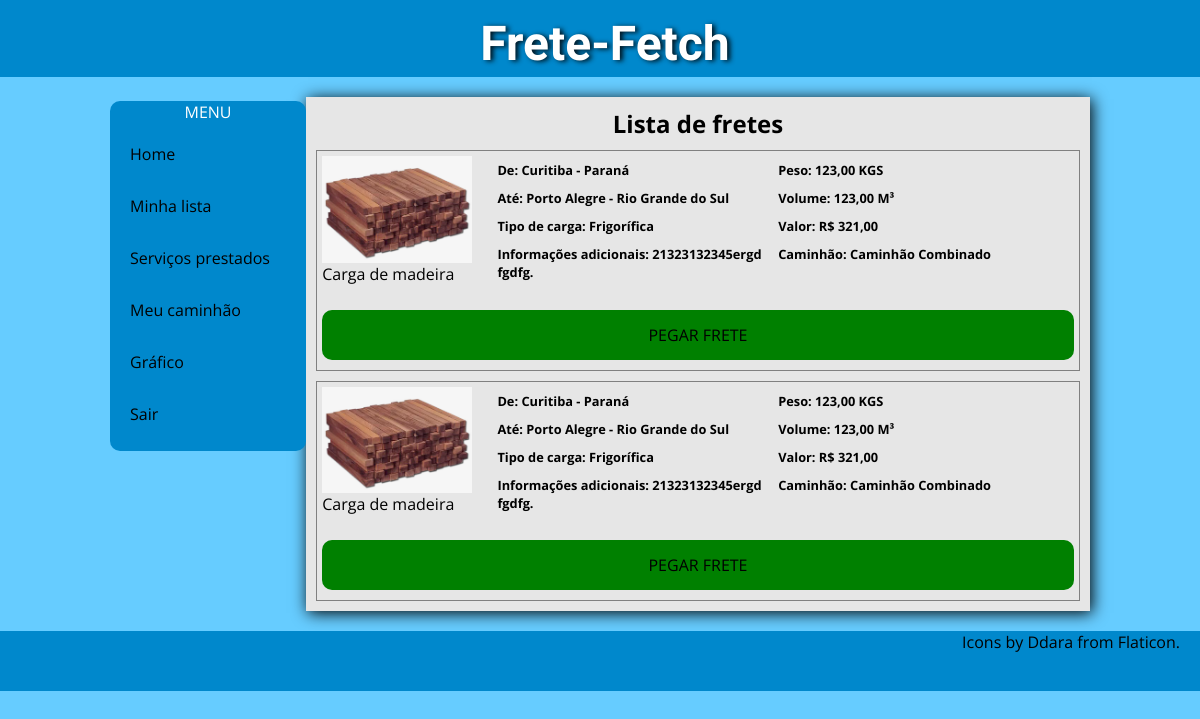
The page /fretes.php (signed in) on the database as committed earlier.
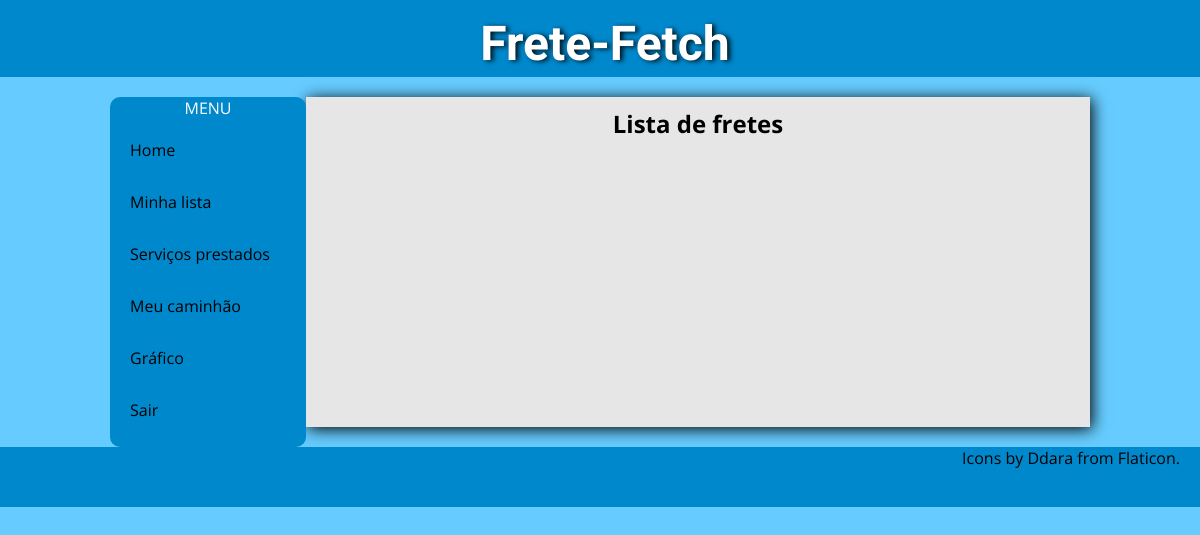
The same page on the database as committed later.
### tables this page shows
CREATE TABLE `frete` (
  `ciot` bigint(20) UNSIGNED NOT NULL,
  `valor` decimal(10,2) NOT NULL,
  `peso` decimal(10,2) NOT NULL,
  `volume` decimal(10,2) NOT NULL,
  `ret_local` varchar(50) NOT NULL,
  `ent_local` varchar(50) NOT NULL,
  `ret_dthr` datetime NOT NULL,
  `ent_dthr` datetime DEFAULT NULL,
  `tipo_cami` varchar(3) DEFAULT NULL,
  `contratante` varchar(14) NOT NULL,
  `motorista` varchar(11) DEFAULT NULL,
  `ret_cidad` varchar(3) NOT NULL,
  `ent_cidad` varchar(3) NOT NULL,
  `tipo` varchar(3) NOT NULL,
  `obs` varchar(50) DEFAULT NULL
);

CREATE TABLE `tpcarga` (
  `sigla` varchar(3) NOT NULL,
  `descr` varchar(15) NOT NULL
);

### includes/functions.php (called while the page is built)
<?php
function formata($prefixo, $valor){
	if ($prefixo=="R$") {
		return $prefixo . " " . str_replace(".", ",", number_format($valor, 2));
	}else
		return str_replace(".", ",", number_format($valor, 2)) . " " . $prefixo;
}
?>

### fretes.php (the view, shortened to what this page needs)
<?php
	include "includes/header_fretes.php";
	include "includes/functions.php";
?>
	<div class="container">
		<?php
			include "includes/menu_sticky.php";
		?>
		<div id = "fretes_list">
			<?php
				$con = new PDO("mysql:host=localhost;dbname=id7242851_ff;charset=UTF8", "id7242851_root", "senha");
				if($_SESSION['usuario']['fl_tipo']=="E"){
					$cond="contratante = " . $_SESSION['usuario']['dados']['cnpj'];
				}else{
					$rs = $con->prepare("select * from frete where ent_dthr is null and motorista = ?");
					$rs->bindParam(1, $_SESSION['usuario']['dados']['cpf']);
					if ($rs->execute()) {
						if($rs->rowCount()){
							$cond="f.motorista = '" . $_SESSION['usuario']['dados']['cpf'] . "' limit 1";
							echo "<h2 class='titulo-section' style='width: 100%;'>Frete em andamento</h2>";
						}else{
							$cond="motorista is null";
							echo "<h2 class='titulo-section' style='width: 100%;'>Lista de fretes</h2>";
						}
					}
				}
				$sql="select
						f.ciot,
					    concat(cretirada.nome, ' - ', estador.nome) as cid_retirada,
					    concat(centrega.nome,  ' - ', estadoe.nome) as cid_entrega,
					    f.peso,
					    f.volume,
					    tpcarga.descr,
					    COALESCE(tpc.descr, 'Não especificado') as tpc,
					    e.nome,
					    f.obs,
					    c.nome as nomec,
					    cpf,
					    f.valor
					from frete f
					left join tpcaminhao tpc on
					    tpc.sig=f.tipo_cami
					join empresa e on
					    e.cnpj=f.contratante
					join cidade cretirada on
					    cretirada.sigla=f.ret_cidad
					join estado estador on
					    estador.sigla=cretirada.estado
					join cidade centrega on
					    centrega.sigla=f.ent_cidad
					join estado estadoe on
					    estadoe.sigla=centrega.estado
					join tpcarga on
					    tpcarga.sigla=f.tipo
					left join caminhoneiro c on
						c.cpf=f.motorista
					where
						f.ent_dthr is null
						and " . $cond;
				$rs = $con->prepare($sql);
				$rs->execute();
				while($row = $rs->fetch(PDO::FETCH_OBJ)){
			?>
			<div class="frete">
				<div class="frete-imagem">
					<a href="#">
						<figure>
							<img src="imagens/wood.jpg" alt="miniatura1">
							<figcaption>Carga de madeira</figcaption>
						</figure>
					</a>
				</div>
				<div class="info-wrapper">
					<p>De: <?=$row->cid_retirada;?></p>
					<p>Até: <?=$row->cid_entrega;?></p>
					<p>Tipo de carga: <?=$row->descr;?></p>
					<p>Informações adicionais: <?=$row->obs;?>.</p>
				</div>
				<div class="info-wrapper2">
					<p>Peso:   <?=formata("KGS",$row->peso);?></p>
					<p>Volume: <?=formata("M³",$row->volume);?></p>
					<p>Valor:  <?=formata("R$",$row->valor);?></p>
					<p>Caminhão: <?=$row->tpc;?></p>
				</div>
				<?php
				if($_SESSION['usuario']['fl_tipo']=="E") {
					if ($row->nomec == null) {
						echo "<div class='status-frete-pendente'>Entrega pendente</div>";
						echo "<a class='linke' href='cadastro_frete.php?ciot=" . $row->ciot  . "'><div class='editar-frete'>Editar informações</div></a>";
					}else
						echo "<a class='linke' href='cadastros/finalizar_frete.php?ciot=".$row->ciot."'><div id='andamento$row->ciot' class='status-frete-andamento' onmouseenter='finalizarFrete($row->ciot)' onmouseleave='finalizarFrete($row->ciot)'>Entrega em andamento</div></a>";
				}else{
					if($row->cpf != $_SESSION['usuario']['dados']['cpf']){
						$cpf=$_SESSION['usuario']['dados']['cpf'];
				?>
						<div class="status-frete-liberado" id="pegar<?=$row->ciot?>" onclick="pegarFrete(<?=$row->ciot?>, <?="'".$cpf."'"?>)" >Pegar frete</div>
				<?php
					}else{
						echo "<div class='status-frete-andamento'>Realizando entrega...</div>";
					}
				}
				?>
			</div>
			<?php
			}
			?>
		</div>
	</div>
<?php
	include "includes/footer.php";
?>

Rows that differ between the two databases and show on the page:
removed frete: cid_retirada "Curitiba - Paraná", cid_entrega "Porto Alegre - Rio Grande do Sul", tipo.descr "Frigorífica", obs "21323132345ergdfgdfg", peso "123,00 KGS", formata("M³",$row->volume) "123,00 M³", valor "R$ 321,00", tpc "Caminhão Combinado"
removed frete: cid_retirada "Curitiba - Paraná", cid_entrega "Porto Alegre - Rio Grande do Sul", tipo.descr "Frigorífica", obs "21323132345ergdfgdfg", peso "123,00 KGS", formata("M³",$row->volume) "123,00 M³", valor "R$ 321,00", tpc "Caminhão Combinado"
